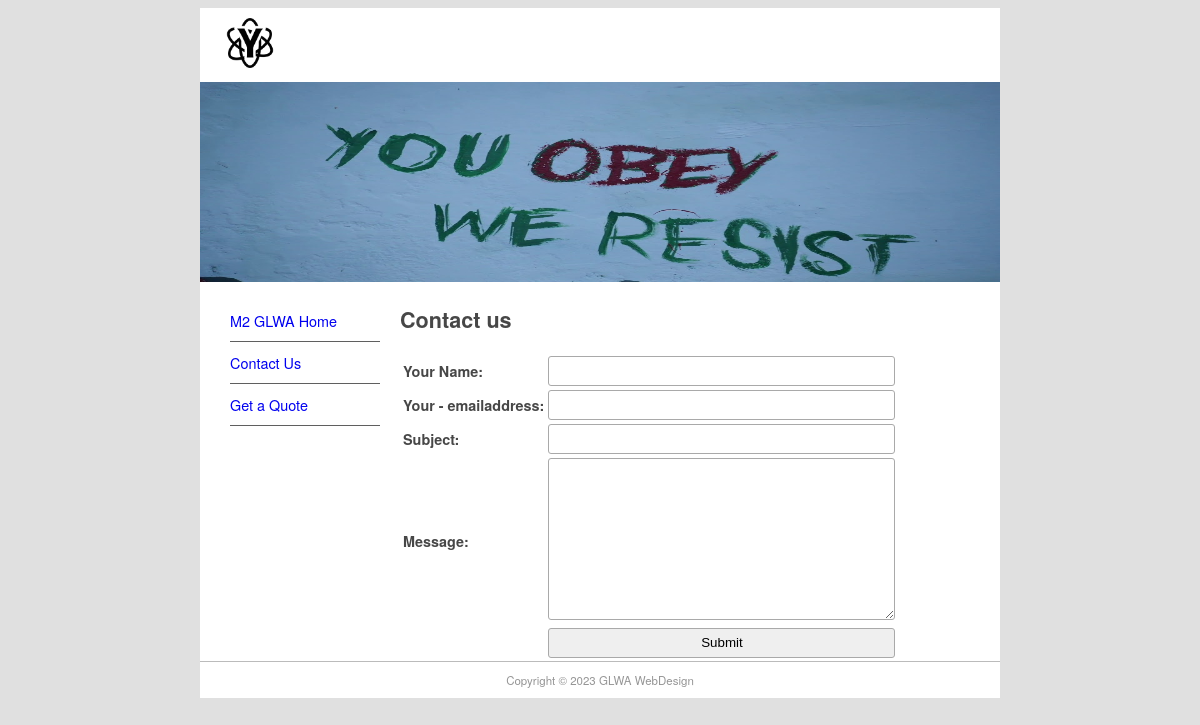
Before: /contact with the older database file.
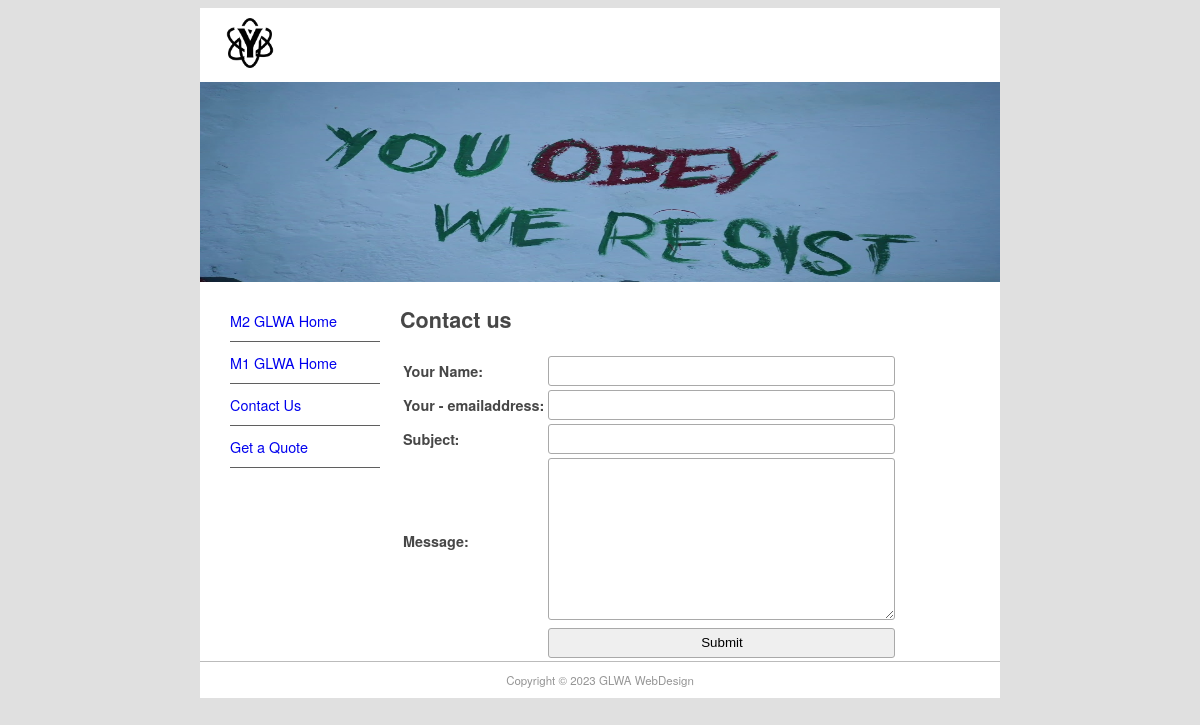
After: the same page with the newer database file.
### pages/models.py (models this page shows, shortened)
class Page(models.Model):
    title=models.CharField(max_length=60)
    permalink=models.CharField(max_length=12,unique=True)
    updatedate=models.DateTimeField(verbose_name="Last Update")
    bodytext = models.TextField("page content",blank=True)

### pages/views.py (the view)
# urls.py: path('contact', views.contact, name='contact'),
def contact(request):
    submitted = False
    if request.method == 'POST':
        form = ContactForm(request.POST)
        if form.is_valid():
            cd = form.cleaned_data
            con = get_connection('django.core.mail.backends.console.EmailBackend')
            send_mail(cd['subject'], cd['message'], cd.get('email', 'noreply@gmail.com'),
                      ['youssefsalih2016@gmail.com'], connection=con)
            return HttpResponseRedirect('contact?submitted=True')
    else:
        form = ContactForm()
        if 'submitted' in request.GET:
            submitted = True
    return render(request, 'pages/contact.html', {'form': form,
                                                  'page_list': Page.objects.all(), 'submitted': submitted})

### pages/forms.py
class ContactForm(forms.Form):
    yourname = forms.CharField(max_length=100, label='Your Name')
    email = forms.EmailField(required=False, label='Your - emailaddress')
    subject = forms.CharField(max_length=100)
    message = forms.CharField(widget=forms.Textarea)

### pages/templates/pages/contact.html (shortened to what this page needs)
{% extends "pages/page.html" %}
{% block content %}
    <h1>Contact us</h1>
    {% if submitted %}
        <p class="success">
            Your message was submitted successfully. Thank you.
        </p>
    {% else %}
        <form action="" method="post" novalidate>
            <table>
                {{ form.as_table }}
                <tr>
                    <td>&nbsp;</td>
                    <td><input type="submit" value="Submit"></td>
                </tr>
            </table>
        </form>
    {% endif %}
{% endblock content %}

### pages/templates/pages/page.html (shortened to what this page needs)
{% extends "base.html" %}
{% block sidenav %}
    {% for page in page_list %}
        <li>
            <a href="{{ page.permalink }}">{{ page.title }}</a>
        </li>
    {% endfor %}
{% endblock sidenav %}

Changed rows visible on the page:
added Page: title "M1 GLWA Home"
